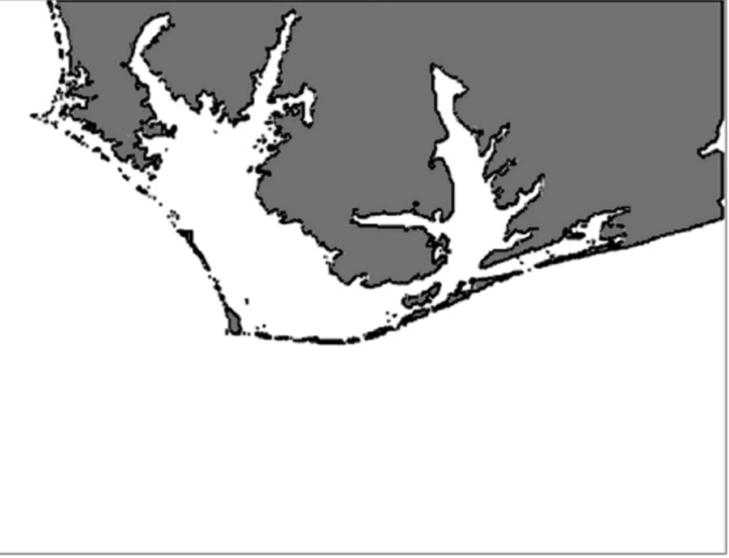
#> input picture cape_python.png, 1458 x 1116 px, found by its file name (shown at 1/2 size)
$ python bayes.py
#> lines starting #> are read from the running program, lines starting #| are printed output that depends on the picture; after the words box and inside, x2 and y2 are one past the last pixel; in counts of white or black regions, pixels touching at a corner belong together
'''Part 1: Importing Modules'''
import sys
import random
import itertools
import numpy as np
import cv2 as cv

#Creating Global Scope Var
MAP_FILE= '/Users/siddhant/Code/Python/RealWorldPython/SunkenShip.py/cape_python.png'

#SA=SearchArea | UL=UpperLeft || LR=BottomLeft |
SA1_CORNERS=(130,265,180,315) #(UL-x, UL-y, LR-x, LR-y)
SA2_CORNERS=(80,255,130,305) #(UL-x, UL-y, LR-x, LR-y)
SA3_CORNERS=(105,205,155,255) #(UL-x, UL-y, LR-x, LR-y)

'''Part 2: Search Functions'''
#Search Class:
class Search():
    '''Bayesian Search & Rescue game with 3 search areas.'''

    def __init__(self,name):
#> called with name = 'cape_python'
        self.name=name

        self.img=cv.imread(MAP_FILE, cv.IMREAD_COLOR)
#> self.img is the input picture: shape (1116, 1458, 3); min 0, max 255, mean 202.4
        #error handle: if file NULL
        if self.img is None:
            print('Could not load map map file {}'.format(MAP_FILE),file=sys.stderr)
            sys.exit(1)
        '''Location when found'''

        self.area_actual=0 #This is the number of the search area (SA box)
        self.sailor_actual=[0,0] #This is the co-ordinates of the sailor

        '''Search Area Default Values'''
        self.sa1 = self.img[SA1_CORNERS[1] : SA1_CORNERS[3],
                            SA1_CORNERS[0] : SA1_CORNERS[2]]
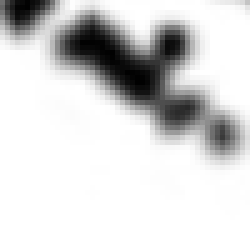
#> self.sa1: shape (50, 50, 3) (shown 5 times larger); min 1, max 255, mean 214.6

        self.sa2 = self.img[SA2_CORNERS[1] : SA2_CORNERS[3],
                            SA2_CORNERS[0] : SA2_CORNERS[2]]
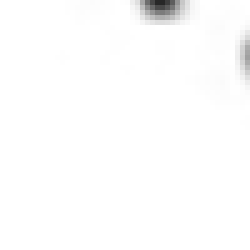
#> self.sa2: shape (50, 50, 3) (shown 5 times larger); min 39, max 255, mean 252.7

        self.sa3 = self.img[SA3_CORNERS[1] : SA3_CORNERS[3],
                            SA3_CORNERS[0] : SA3_CORNERS[2]]
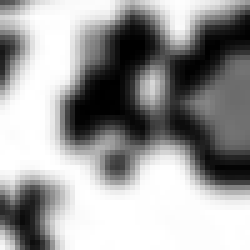
#> self.sa3: shape (50, 50, 3) (shown 5 times larger); min 0, max 255, mean 155.9

        self.p1=0.2
        self.p2=0.5
        self.p3=0.3

        self.sep1=0
        self.sep2=0
        self.sep3=0
    #Drawing Game Map
    def draw_map(self,last_known):
        '''Display basemap with: scale | last known (x,y) location | search areas'''
#> called with last_known = (160, 290)
        cv.line(self.img,(20,370),(70,370), (0, 0, 0), 2)
#> self.img: shape (1116, 1458, 3); 0.01% of pixels changed, all inside (x1, y1, x2, y2) = (19, 369, 72, 372)
        cv.putText(self.img, '0', (8,370), cv.FONT_HERSHEY_PLAIN, 1, (0,0,0))
#> self.img: shape (1116, 1458, 3); min 0, max 255, mean 202.3
        cv.putText(self.img,'50 Nautical Miles',(71,370), cv.FONT_HERSHEY_PLAIN, 1, (0,0,0))
#> self.img: shape (1116, 1458, 3); min 0, max 255, mean 202.3
        #First Search box + search box text
        cv.rectangle(self.img, (SA1_CORNERS[0], SA1_CORNERS[1]),
                     (SA1_CORNERS[2], SA1_CORNERS[3]), (0, 0, 0), 1)
#> self.img: shape (1116, 1458, 3); min 0, max 255, mean 202.3
        cv.putText(self.img, '1',
                   (SA1_CORNERS[0] + 3, SA1_CORNERS[1] + 15),
                   cv.FONT_HERSHEY_PLAIN, 1, 0)
#> self.img: shape (1116, 1458, 3); min 0, max 255, mean 202.3
        #Second Search box + search box text
        cv.rectangle(self.img, (SA2_CORNERS[0], SA2_CORNERS[1]),
                     (SA2_CORNERS[2], SA2_CORNERS[3]), (0, 0, 0), 1)
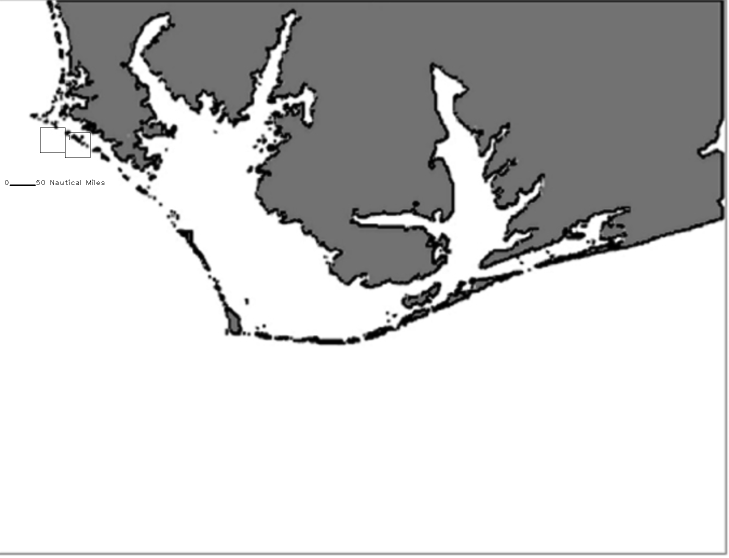
#> self.img: shape (1116, 1458, 3) (shown at 1/2 size); min 0, max 255, mean 202.2
        cv.putText(self.img, '2',
                   (SA2_CORNERS[0] + 3, SA2_CORNERS[1] + 15),
                   cv.FONT_HERSHEY_PLAIN, 1, 0)
#> self.img: shape (1116, 1458, 3); under 0.01% of pixels changed, all inside (x1, y1, x2, y2) = (85, 260, 92, 270)
        #Third Search box + search box text
        cv.rectangle(self.img, (SA3_CORNERS[0], SA3_CORNERS[1]),
                     (SA3_CORNERS[2], SA3_CORNERS[3]), (0, 0, 0), 1)
#> self.img: shape (1116, 1458, 3); min 0, max 255, mean 202.2
        cv.putText(self.img, '3',
                   (SA3_CORNERS[0] + 3, SA3_CORNERS[1] + 15),
                   cv.FONT_HERSHEY_PLAIN, 1, 0)
#> self.img: shape (1116, 1458, 3); min 0, max 255, mean 202.2


        #Displaying last known position cross (CV has BGR color Format)
        cv.putText(self.img, '+', (last_known),cv.FONT_HERSHEY_PLAIN,1,(0,0,255))
#> self.img: shape (1116, 1458, 3); mean B, G, R 202.2, 202.2, 202.2

        #Displaying Symbol Legend
        cv.putText(self.img, '+ : Last Known Position', (274,355),cv.FONT_HERSHEY_PLAIN,1,(0,0,255))
#> self.img: shape (1116, 1458, 3); mean B, G, R 202.2, 202.2, 202.2
        cv.putText(self.img, '* : Actual Postion', (275, 370),cv.FONT_HERSHEY_PLAIN,1,(255,0,0))
#> self.img: shape (1116, 1458, 3); mean B, G, R 202.2, 202.1, 202.2

        cv.imshow('Search Area', self.img)
        cv.moveWindow('Search Area', 750, 10)
        cv.waitKey(500)

    def sailor_final_location(self, num_search_areas):
        """Return the actual x,y location of the missing person"""
#> called with num_search_areas = 3
        """Return the actual x, y location of the missing person"""
        print("SA1 shape:", self.sa1.shape)
#| SA1 shape: (50, 50, 3)
        print("SA2 shape:", self.sa2.shape)
#| SA2 shape: (50, 50, 3)
        print("SA3 shape:", self.sa3.shape)
#| SA3 shape: (50, 50, 3)
        #Find sailor coordinates with respect to any search area subarray
        #Find the random generated x value [upper_limit=self.sa1.shape[1]]
        self.sailor_actual[0]=np.random.choice(self.sa1.shape[1],1)
        #Find the random generated y value [upper_limit=self.sa1.shape[0]]
        self.sailor_actual[1]=np.random.choice(self.sa1.shape[0],1)

        #We are using triangular distribution to return the location of the sailor
        #since we dont actually know the real-life distribution of thsi scenario
        area=int(random.triangular(1,num_search_areas+1))

        #if area generated = 1
        if area==1:
            x=self.sailor_actual[0]+ SA1_CORNERS[0]
            y=self.sailor_actual[1]+ SA1_CORNERS[1]
            self.area_actual=1

        #if area generated = 2
        elif area==2:
            x=self.sailor_actual[0]+ SA2_CORNERS[0]
            y=self.sailor_actual[1]+ SA2_CORNERS[1]
            self.area_actual=2
        elif area==3:
            x=self.sailor_actual[0]+ SA3_CORNERS[0]
#> x = [149]
            y=self.sailor_actual[1]+ SA3_CORNERS[1]
#> y = [252]
#> the answer given: 1
            self.area_actual=3

        return x,y

    def calc_search_effectiveness(self):
        """Calculate the random SEP """
        self.sep1=random.uniform(0.2,0.9)
        self.sep2=random.uniform(0.2,0.9)
        self.sep3=random.uniform(0.2,0.9)

    def conduct_search(self, area_num, area_array, effectiveness_prob):
        """Return search results and list of searched coordinates."""
#> called with area_num = 1, effectiveness_prob = 0.731
        local_y_range=range(area_array.shape[0])
        local_x_range=range(area_array.shape[1])
        coords=list(itertools.product(local_x_range,local_y_range))
        random.shuffle(coords)
        coords=coords[:int((len(coords)*effectiveness_prob))]
        loc_actual=(self.sailor_actual[1],self.sailor_actual[0])
#> loc_actual = ([47], [44])
#> in main, `results_1,coords_1=app.conduct_search(1,app.sa1,app.sep1)`: results_1 = 'Not Found'; coords_1 = 1826 pairs, first value 0 to 49, second value 0 to 49
#> in main, `results_2,coords_2=app.conduct_search(1,app.sa1,app.sep1)`: results_2 = 'Not Found'; coords_2 has the same summary as coords_1
#> in main, `app.sep1=(len(set(coords_1+coords_2)))/(len(app.sa1)**2)`: app.sep1 = 0.93
        #Case = found area of the sailor
        if area_num==self.area_actual and loc_actual in coords:
            return "Found in area {}".format(area_num), coords
        #Case = Wrong Area
        else:
            return 'Not Found',coords

    def revise_target_probs(self):
        """Update area target probabilities based of search effectiveness"""
        denom=self.p1*(1-self.sep1)+self.p2*(1-self.sep2)+self.p3*(1-self.sep3)
#> denom = 0.814
        self.p1=self.p1*(1-self.sep1)/denom
#> self.p1 = 0.0171
        self.p2=self.p2*(1-self.sep2)/denom
#> self.p2 = 0.614
        self.p3=self.p3*(1-self.sep3)/denom
#> self.p3 = 0.369
#| E1 = 0.930, E2 = 0.000, E3 = 0.000
#| P1 = 0.017, P2 = 0.614, P3 = 0.369

def draw_menu(search_num):
    """Print Menu for Area Searches"""
    print('\nSearch {}'.format(search_num))
    print(
        """
        Choose next areas to search:

        0 - Quit
        1 - Search Area 1 twice
        2 - Search Area 2 twice
        3 - Search Area 3 twice
        4 - Search Areas 1 & 2
        5 - Search Areas 1 & 3
        6 - Search Areas 2 & 3
        7 - Start Over
        """
        )
def main():
    app=Search('cape_python')
    app.draw_map(last_known=(160,290))
    sailor_x, sailor_y = app.sailor_final_location(num_search_areas=3)
    print("-" * 65)
    print("\nInitial Target (P) Probabilities:")
    print("P1 = {:.3f}, P2 = {:.3f}, P3 = {:.3f}".format(app.p1, app.p2, app.p3))
    search_num = 1

    while True:
        app.calc_search_effectiveness()
        draw_menu(search_num)
        choice=input("Choice: ")
#> the answer given: 1
#> the answer given: 1
#> the answer given: 1
#> the answer given: 1
#> the answer given: 1

        if choice=="0":
            sys.exit()

        elif choice=="1":
            results_1,coords_1=app.conduct_search(1,app.sa1,app.sep1)
            results_2,coords_2=app.conduct_search(1,app.sa1,app.sep1)
            app.sep1=(len(set(coords_1+coords_2)))/(len(app.sa1)**2)
            app.sep2=0
            app.sep3=0

        elif choice=="2":
            results_1,coords_1=app.conduct_search(2,app.sa2,app.sep2)
            results_2,coords_2=app.conduct_search(2,app.sa2,app.sep2)
            app.sep2=(len(set(coords_1+coords_2)))/(len(app.sa2)**2)
            app.sep1=0
            app.sep3=0

        elif choice=="3":
            results_1,coords_1=app.conduct_search(3,app.sa3,app.sep3)
            results_2,coords_2=app.conduct_search(3,app.sa3,app.sep3)
            app.sep3=(len(set(coords_1+coords_2)))/(len(app.sa3)**2)
            app.sep2=0
            app.sep1=0

        elif choice=="4":
            results_1,coords_1=app.conduct_search(1,app.sa1,app.sep1)
            results_2,coords_2=app.conduct_search(2,app.sa2,app.sep2)
            app.sep3=0

        elif choice=="5":
            results_1,coords_1=app.conduct_search(1,app.sa1,app.sep1)
            results_2,coords_2=app.conduct_search(3,app.sa3,app.sep3)
            app.sep2=0

        elif choice=="6":
            results_1,coords_1=app.conduct_search(3,app.sa3,app.sep3)
            results_2,coords_2=app.conduct_search(2,app.sa2,app.sep2)
            app.sep1=0

        elif choice == "7":
            main()

        else:
                print("\nSorry, but that isn't a valid choice.", file=sys.stderr)
                continue
        app.revise_target_probs()  # Use Bayes' rule to update target probs.

        print("\nSearch {} Results 1 = {}"
            .format(search_num, results_1), file=sys.stderr)
        print("Search {} Results 2 = {}\n"
            .format(search_num, results_2), file=sys.stderr)
        print("Search {} Effectiveness (E):".format(search_num))
        print("E1 = {:.3f}, E2 = {:.3f}, E3 = {:.3f}"
            .format(app.sep1, app.sep2, app.sep3))

        # Print target probabilities if sailor is not found else show position.
        if results_1 == 'Not Found' and results_2 == 'Not Found':
            print("\nNew Target Probabilities (P) for Search {}:"
                .format(search_num + 1))
            print("P1 = {:.3f}, P2 = {:.3f}, P3 = {:.3f}"
                .format(app.p1, app.p2, app.p3))
        else:
            cv.circle(app.img, (int(sailor_x), int(sailor_y)), 3, (255, 0, 0), -1)
            cv.imshow('Search Area', app.img)
            cv.waitKey(1500)
            main()
        search_num += 1

if __name__ == '__main__':
#> (the run stopped early here; a loop or call above may not have finished)
